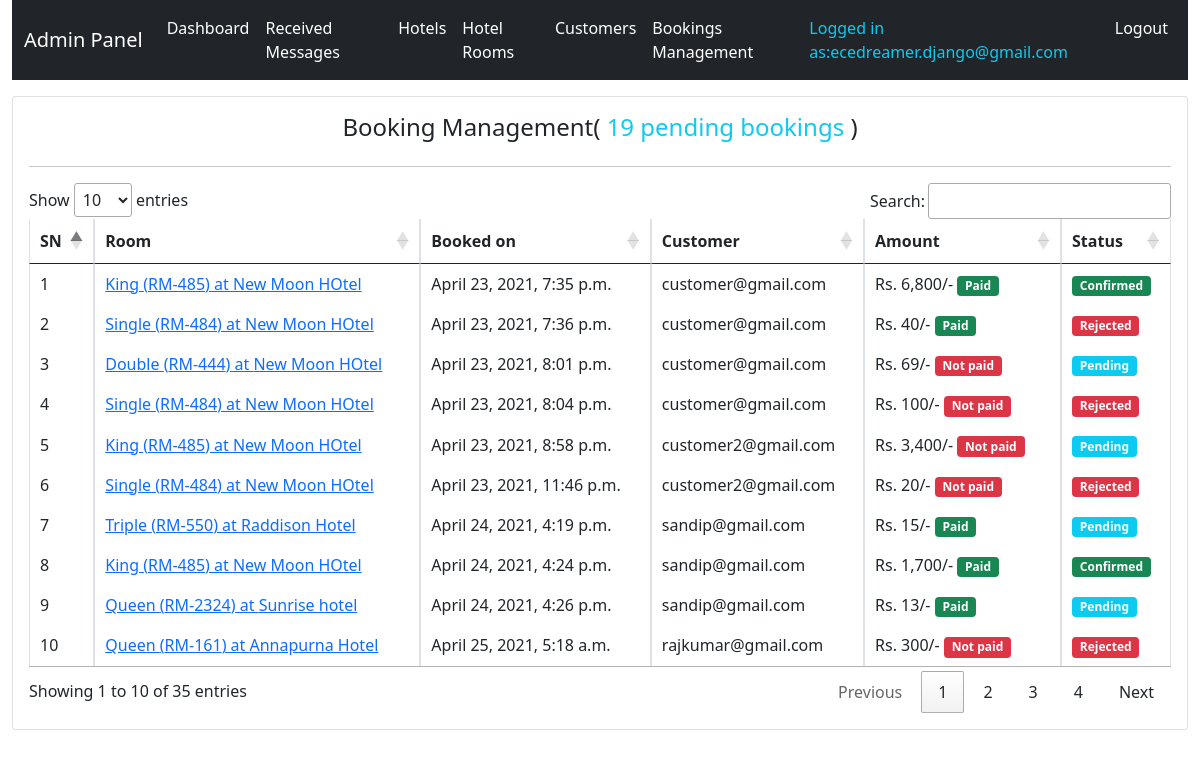
/system-admin/room-booking/ (signed in), run on the app's committed database.
### hbsapp/models.py (models this page shows, shortened)
class TimeStamp(models.Model):
    created_at = models.DateTimeField(auto_now_add=True)
    updated_at = models.DateTimeField(auto_now=True)
    class Meta:
        abstract = True

class RoomBooking(TimeStamp):
    hotel_room = models.ForeignKey(HotelRoom, on_delete=models.RESTRICT)
    customer = models.ForeignKey(Customer, on_delete=models.RESTRICT)
    total_persons = models.PositiveIntegerField(default=1, choices=CAPACITY)
    booking_starts = models.DateField()
    booking_ends = models.DateField()
    message = models.TextField(null=True, blank=True)
    booking_status = models.CharField(max_length=50, choices=BOOKING_STATUS)
    status_remarks = models.CharField(max_length=500, null=True, blank=True)
    customer_checked_in = models.BooleanField(default=False)
    checkin_time = models.DateTimeField(null=True, blank=True)
    checkout_time = models.DateTimeField(null=True, blank=True)
    rating = models.PositiveIntegerField(choices=RATING, null=True, blank=True)
    amount = models.PositiveIntegerField()
    payment_method = models.ForeignKey(PaymentMethod, on_delete=models.RESTRICT)
    payment_status = models.BooleanField(default=False)
    paid_date = models.DateTimeField(null=True, blank=True)

class HotelRoom(TimeStamp):
    hotel = models.ForeignKey(Hotel, on_delete=models.RESTRICT)
    room_type = models.CharField(max_length=50, choices=ROOM_TYPE)
    room_code = models.CharField(max_length=50)
    image = models.ImageField(upload_to="rooms")
    description = models.TextField()
    marked_price = models.PositiveIntegerField(null=True, blank=True)
    price = models.PositiveIntegerField()
    view_count = models.BigIntegerField(default=0)
    maximum_capacity = models.PositiveIntegerField(default=2, choices=CAPACITY)

class Hotel(TimeStamp):
    name = models.CharField(max_length=200)
    image = models.ImageField(upload_to="hotels", null=True, blank=True)
    address = models.CharField(max_length=200)
    contact = models.CharField(max_length=200)
    email = models.EmailField(unique=True)

class Customer(TimeStamp):
    user = models.OneToOneField(User, on_delete=models.CASCADE)
    mobile = models.CharField(max_length=20)
    address = models.CharField(max_length=20, null=True, blank=True)
    profile_image = models.ImageField(upload_to="customers", null=True, blank=True)
    def __str__(self):
        return self.user.username

### hbsapp/views.py (the view)
class AdminBookingListView(AdminRequiredMixin, View):
    def get(self, request, *args, **kwargs):
        context = self.context
        allbookings = RoomBooking.objects.all()
        context["pending_bookings"] = allbookings.filter(
            booking_status="Pending").count()
        context["allbookings"] = allbookings
        return render(request, "admintemplates/adminbookinglist.html", context)

### hbsapp/views.py (called while the page is built)
    def dispatch(self, request, *args, **kwargs):
        try:
            self.admin = request.user.admin
            self.context = {
                "admin": self.admin
            }
        except Exception as e:
            print(e)
            return redirect(reverse("hbsapp:adminlogin") + "?next=" + request.path)
        return super(AdminRequiredMixin, self).dispatch(request, *args, **kwargs)

### templates/admintemplates/adminbookinglist.html (shortened to what this page needs)
{% extends 'admintemplates/adminbase.html' %}
{% load humanize %}
{% block css %}
<link rel="stylesheet" href="//cdn.datatables.net/1.10.24/css/jquery.dataTables.min.css">
{% endblock %}
{% block content %}
<div class="row mt-3">
    <div class="col-md-12">
        <div class="card p-3">
            <div class="row">
                <div class="col-md-12">
                    <h4 class="text-center">Booking Management(<span class="text-info"> {{pending_bookings}} pending bookings</span> )</h4>
                </div>
            </div>
            <hr>
            <div class="row">
                <div class="col-md-12">
                    <table class="table table-bordered">
                        <thead>
                            <tr>
                                <th>SN</th>
                                <th>Room</th>
                                <th>Booked on</th>
                                <th>Customer</th>
                                <th>Amount</th>
                                <th>Status</th>
                            </tr>
                        </thead>
                        <tbody>
                            {% for booking in allbookings %}
                            <tr>
                                <td>{{forloop.counter}}</td>
                                <td><a href="{% url 'hbsapp:adminbookingdetail' booking.id %}">{{booking.hotel_room.room_type}}
                                        ({{booking.hotel_room.room_code}}) at {{booking.hotel_room.hotel.name}} </a>
                                </td>
                                <td>{{booking.created_at}} </td>
                                <td>{{booking.customer}} </td>
                                <td>Rs. {{booking.amount|intcomma}}/- {% if booking.payment_status %}<span
                                        class="badge bg-success">Paid</span>{% else %}<span class="badge bg-danger">Not
                                        paid{% endif %}</span></td>
                                <td><span
                                        class="badge bg-{% if booking.booking_status == 'Rejected' %}danger{% elif booking.booking_status == 'Pending' %}info{% else %}success{% endif %}">{{booking.booking_status}}</span>
                                </td>
                            </tr>
                            {% endfor %}
                        </tbody>
                    </table>
                </div>
            </div>
        </div>
    </div>
</div>
{% endblock %}

### templates/admintemplates/adminbase.html (shortened to what this page needs)
<!DOCTYPE html>
<html lang="en">
<head>
    <link href="https://cdn.jsdelivr.net/npm/bootstrap@5.0.0-beta3/dist/css/bootstrap.min.css" rel="stylesheet">
    {% block css %}
    {% endblock %}
</head>
<body class="container-fluid">
    <nav class="navbar navbar-expand-lg navbar-dark bg-dark">
        <div class="container-fluid">
            <a class="navbar-brand" href="{% url 'hbsapp:adminhome' %}">Admin Panel </a>
            <div class="collapse navbar-collapse" id="navbarSupportedContent">
                <ul class="navbar-nav me-auto mb-2 mb-lg-0">
                    <li class="nav-item">
                        <a class="nav-link active" aria-current="page" href="{% url 'hbsapp:adminhome' %}">Dashboard</a>
                    </li>
                    <li class="nav-item">
                        <a class="nav-link active" aria-current="page" href="{% url 'hbsapp:adminmessagelist' %}">Received Messages</a>
                    </li>
                    <li class="nav-item">
                        <a class="nav-link active" aria-current="page" href="{% url 'hbsapp:adminhotellist' %}">Hotels</a>
                    </li>
                    <li class="nav-item">
                        <a class="nav-link active" aria-current="page" href="{% url 'hbsapp:adminroomlist' %}">Hotel Rooms</a>
                    </li>
                    <li class="nav-item">
                        <a class="nav-link active" aria-current="page" href="{% url 'hbsapp:admincustomerlist' %}">Customers</a>
                    </li>
                    <li class="nav-item">
                        <a class="nav-link active" aria-current="page" href="{% url 'hbsapp:adminbookinglist' %}">Bookings Management</a>
                    </li>
                </ul>
                <ul class="d-flex navbar-nav">
                    {% if request.user.admin %}
                    <li><a class="nav-link text-info">Logged in as:{{request.user.username}}</a></li>
                    <li class="nav-item"><a class="nav-link active" aria-current="page"
                            href="{% url 'hbsapp:customerlogout' %}">Logout</a>
                    </li>
                    {% endif %}
                </ul>
            </div>
        </div>
    </nav>
    {% block content %}{% endblock %}
</body>
</html>

### data on the page
RoomBooking: hotel_room.room_type "King", hotel_room.room_code "RM-485", hotel_room.hotel.name "New Moon HOtel", created_at "April 23, 2021, 7:35 p.m.", customer "customer@gmail.com", amount "6,800", payment_status "Paid", booking_status "Confirmed"
RoomBooking: hotel_room.room_type "Single", hotel_room.room_code "RM-484", hotel_room.hotel.name "New Moon HOtel", created_at "April 23, 2021, 7:36 p.m.", customer "customer@gmail.com", amount "40", payment_status "Paid", booking_status "Rejected"
RoomBooking: hotel_room.room_type "Double", hotel_room.room_code "RM-444", hotel_room.hotel.name "New Moon HOtel", created_at "April 23, 2021, 8:01 p.m.", customer "customer@gmail.com", amount "69", payment_status "Not paid", booking_status "Pending"
RoomBooking: hotel_room.room_type "Single", hotel_room.room_code "RM-484", hotel_room.hotel.name "New Moon HOtel", created_at "April 23, 2021, 8:04 p.m.", customer "customer@gmail.com", amount "100", payment_status "Not paid", booking_status "Rejected"
RoomBooking: hotel_room.room_type "King", hotel_room.room_code "RM-485", hotel_room.hotel.name "New Moon HOtel", created_at "April 23, 2021, 8:58 p.m.", customer "customer2@gmail.com", amount "3,400", payment_status "Not paid", booking_status "Pending"
RoomBooking: hotel_room.room_type "Single", hotel_room.room_code "RM-484", hotel_room.hotel.name "New Moon HOtel", created_at "April 23, 2021, 11:46 p.m.", customer "customer2@gmail.com", amount "20", payment_status "Not paid", booking_status "Rejected"
RoomBooking: hotel_room.room_type "Triple", hotel_room.room_code "RM-550", hotel_room.hotel.name "Raddison Hotel", created_at "April 24, 2021, 4:19 p.m.", customer "sandip@gmail.com", amount "15", payment_status "Paid", booking_status "Pending"
RoomBooking: hotel_room.room_type "King", hotel_room.room_code "RM-485", hotel_room.hotel.name "New Moon HOtel", created_at "April 24, 2021, 4:24 p.m.", customer "sandip@gmail.com", amount "1,700", payment_status "Paid", booking_status "Confirmed"
RoomBooking: hotel_room.room_type "Queen", hotel_room.room_code "RM-2324", hotel_room.hotel.name "Sunrise hotel", created_at "April 24, 2021, 4:26 p.m.", customer "sandip@gmail.com", amount "13", payment_status "Paid", booking_status "Pending"
RoomBooking: hotel_room.room_type "Queen", hotel_room.room_code "RM-161", hotel_room.hotel.name "Annapurna Hotel", created_at "April 25, 2021, 5:18 a.m.", customer "rajkumar@gmail.com", amount "300", payment_status "Not paid", booking_status "Rejected"

### other printed values
{{ request.user.username }} "ecedreamer.django@gmail.com"
{{ pending_bookings }} "19"
